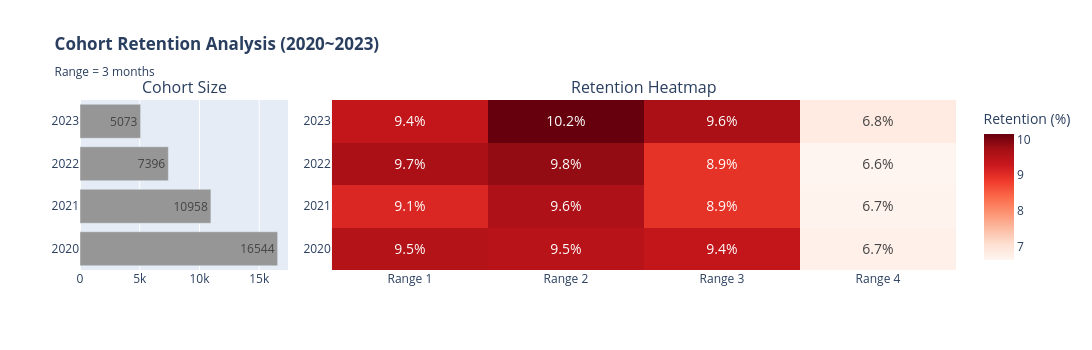

Notebook code for this chart:
### Code cell
# 코호트별 신규 고객 수 (Cohort Size)
cohort_size = (
    yearly_cohort.groupby('cohort_year')['CustomerID']
    .nunique()
    .reset_index()
    .rename(columns={'CustomerID': 'cohort_size'})
)
cohort_size['cohort_year'] = cohort_size['cohort_year'].astype(str)

# 리텐션 데이터 준비
pivot = yearly_retention_pivot[['Range1', 'Range2', 'Range3', 'Range4']].copy()
pivot.columns = ['Range 1', 'Range 2', 'Range 3', 'Range 4']
pivot = pivot.sort_index(ascending=False)

# Cohort Size도 동일 순서로 정렬
cohort_size = cohort_size.set_index('cohort_year').reindex(pivot.index).reset_index()

# 0% 값은 텍스트 숨김
custom_text = []
for row in pivot.values:
    row_text = []
    for val in row:
        if val == 0 or np.isnan(val):
            row_text.append('')
        else:
            row_text.append(f'{val:.1f}%')
    custom_text.append(row_text)

fig = make_subplots(
    rows=1,
    cols=2,
    column_widths=[0.25, 0.75],
    subplot_titles=('Cohort Size', 'Retention Heatmap'),
    horizontal_spacing=0.05
)

fig.add_trace(
    go.Bar(
        x=cohort_size['cohort_size'],
        y=pivot.index,
        orientation='h',
        text=cohort_size['cohort_size'],
        textposition='auto',
        marker_color='rgb(150,150,150)',
        showlegend=False
    ),
    row=1, col=1
)

fig.add_trace(
    go.Heatmap(
        z=pivot.values,
        x=pivot.columns,
        y=pivot.index,
        colorscale='Reds',
        text=custom_text,
        texttemplate='%{text}',
        textfont={'size': 14},
        colorbar=dict(title='Retention (%)')
    ),
    row=1, col=2
)

fig.update_yaxes(autorange='reversed')

fig.update_layout(
    title=dict(text='Cohort Retention Analysis (2020~2023)<br><sub>Range = 3 months</sub>', font=dict(size=20, color='#2c3e50'), x=0.5, xanchor='center'),
    height=350,
    width=1200
)

fig.show()

### Figure 1 — Plotly figure (JSON) as saved in the notebook; plotly's stock layout.template omitted (floating-point values rounded to 4 significant figures)
{"data": [{"marker": {"color": "rgb(150,150,150)"}, "orientation": "h", "showlegend": false, "text": [5073.0, 7396.0, 10960.0, 16540.0], "textposition": "auto", "type": "bar", "x": [5073, 7396, 10958, 16544], "xaxis": "x", "y": ["2023", "2022", "2021", "2020"], "yaxis": "y"}, {"colorbar": {"title": {"text": "Retention (%)"}}, "colorscale": [[0, "rgb(255,245,240)"], [0.125, "rgb(254,224,210)"], [0.25, "rgb(252,187,161)"], [0.375, "rgb(252,146,114)"], [0.5, "rgb(251,106,74)"], [0.625, "rgb(239,59,44)"], [0.75, "rgb(203,24,29)"], [0.875, "rgb(165,15,21)"], [1, "rgb(103,0,13)"]], "text": [["9.4%", "10.2%", "9.6%", "6.8%"], ["9.7%", "9.8%", "8.9%", "6.6%"], ["9.1%", "9.6%", "8.9%", "6.7%"], ["9.5%", "9.5%", "9.4%", "6.7%"]], "textfont": {"size": 14}, "texttemplate": "%{text}", "type": "heatmap", "x": ["Range 1", "Range 2", "Range 3", "Range 4"], "xaxis": "x2", "y": ["2023", "2022", "2021", "2020"], "yaxis": "y2", "z": [[9.36, 10.15, 9.64, 6.84], [9.65, 9.84, 8.94, 6.64], [9.09, 9.61, 8.94, 6.68], [9.54, 9.5, 9.37, 6.74]]}], "layout": {"annotations": [{"font": {"size": 16}, "showarrow": false, "text": "Cohort Size", "x": 0.1187, "xanchor": "center", "xref": "paper", "y": 1, "yanchor": "bottom", "yref": "paper"}, {"font": {"size": 16}, "showarrow": false, "text": "Retention Heatmap", "x": 0.6437, "xanchor": "center", "xref": "paper", "y": 1, "yanchor": "bottom", "yref": "paper"}], "height": 350, "title": {"text": "<b>Cohort Retention Analysis (2020~2023)</b><br><sub>Range = 3 months</sub>"}, "width": 1200, "xaxis": {"anchor": "y", "domain": [0, 0.2375]}, "xaxis2": {"anchor": "y2", "domain": [0.2875, 1.0]}, "yaxis": {"anchor": "x", "autorange": "reversed", "domain": [0, 1]}, "yaxis2": {"anchor": "x2", "autorange": "reversed", "domain": [0, 1]}}}
